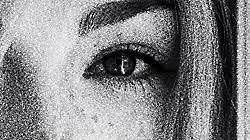
#> input picture asset/noise_2.jpeg, 250 x 140 px, found by its file name
$ python 2.Filter_Lowpass.py
#> lines starting #> are read from the running program, lines starting #| are printed output that depends on the picture
# ANGGOTA KELOMPOK :
# 1. I Gede Satya Ariya Putra Sangjaya  (2205551040)
# 2. Ni Komang Gita Sri Adnyani         (2205551010)
# 3. I Putu Nanda Febian Danan Jaya     (2205551093)

# *************************************************************************************

import cv2
import numpy as np
import matplotlib.pyplot as plt
from scipy.ndimage import convolve

# Fungsi untuk membaca dan menampilkan gambar
def read_and_show_image(image_path, title):
#> called with image_path = 'TUGAS_3/asset/noise_2.jpeg', title = 'Original Image'
    image = cv2.imread(image_path, cv2.IMREAD_GRAYSCALE)
#> image: shape (140, 250); min 0, max 255, mean 133.8
    plt.imshow(image, cmap='gray')
    plt.title(title)
    plt.axis('off')
    plt.show()
    return image

# Fungsi untuk menerapkan filter lowpass pada citra
def apply_lowpass_filter(image, filter_size):
    # Membuat filter rata-rata dengan ukuran yang ditentukan
#> called with filter_size = 3
    kernel = np.ones((filter_size, filter_size)) / filter_size**2

    # Melakukan konvolusi dengan filter rata-rata
    return convolve(image, kernel, mode='constant', cval=0.0)
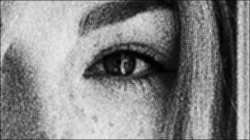
#> returned value: shape (140, 250); min 0, max 236, mean 132.2

# Fungsi untuk menampilkan citra
def show_image(image, title):
    plt.imshow(image, cmap='gray')
    plt.title(title)
    plt.axis('off')
    plt.show()

# Menggunakan citra dari file
image_path = 'TUGAS_3/asset/noise_2.jpeg'  # Ganti dengan path gambar Anda
image = read_and_show_image(image_path, 'Original Image')

# Menentukan ukuran filter lowpass (harus berupa bilangan ganjil)
filter_size = 3

# Menerapkan filter lowpass pada citra
result = apply_lowpass_filter(image, filter_size)

# Menampilkan citra asli dan hasil filter lowpass
show_image(image, 'Original Image')
show_image(result, f'Lowpass Filter Result (Size: {filter_size})')

# Menampilkan array dari koordinat citra
print('Real : \n', image)
#> (printed output is left out)
print('Filter Result : \n', result)
#> (printed output is left out)

$ run again, with asset/clear_1.jpg copied over asset/noise_2.jpeg
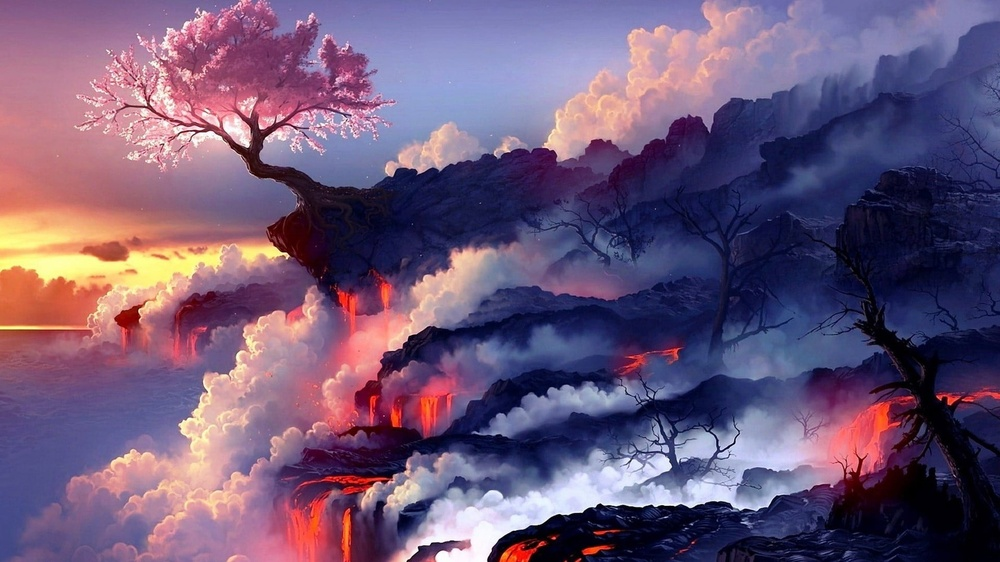
#> input picture asset/clear_1.jpg, 1000 x 562 px, shrunk from 1920 x 1080 before the run, found by its file name
#> in read_and_show_image, `image = cv2.imread(image_path, cv2.IMREAD_GRAYSCALE)`:
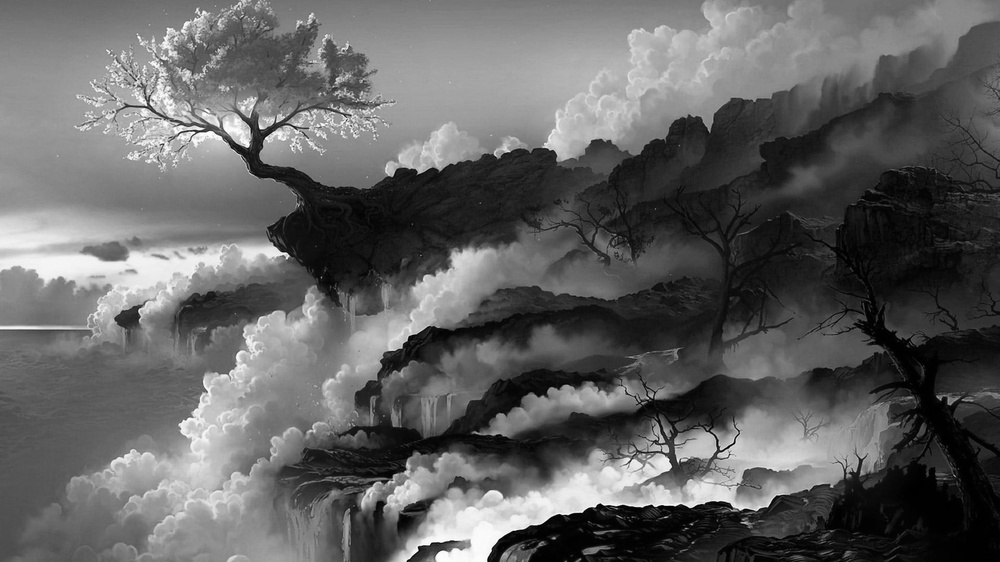
#> image: shape (562, 1000); min 0, max 255, mean 97.9
#> (printed output is left out)
#> (printed output is left out)

$ run again, with asset/noise_1.png saved as asset/noise_2.jpeg
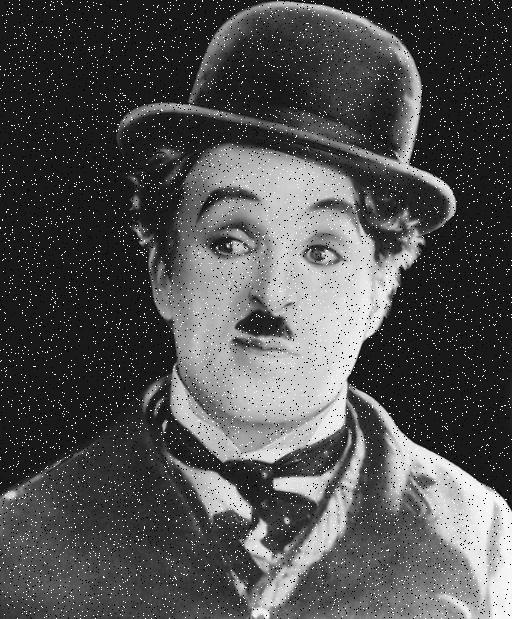
#> input picture asset/noise_1.png, 512 x 619 px, found by its file name
#> in read_and_show_image, image is the input picture: shape (619, 512); min 0, max 255, mean 80.1
#> in apply_lowpass_filter, `return convolve(image, kernel, mode='constant', cval=0.0)`:
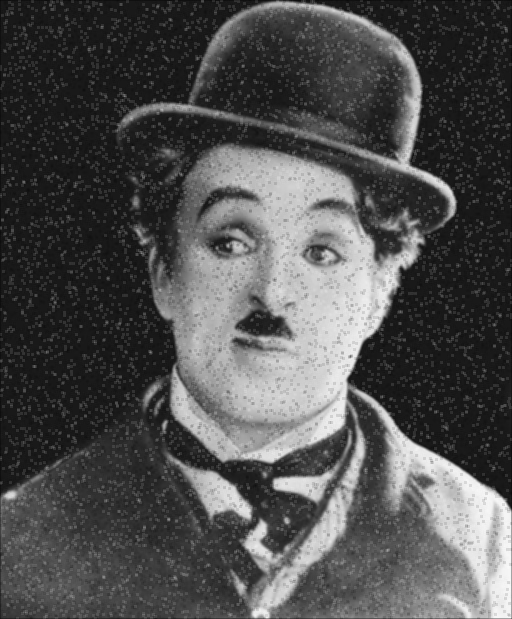
#> returned value: shape (619, 512); min 10, max 249, mean 79.5
#> (printed output is left out)
#> (printed output is left out)
